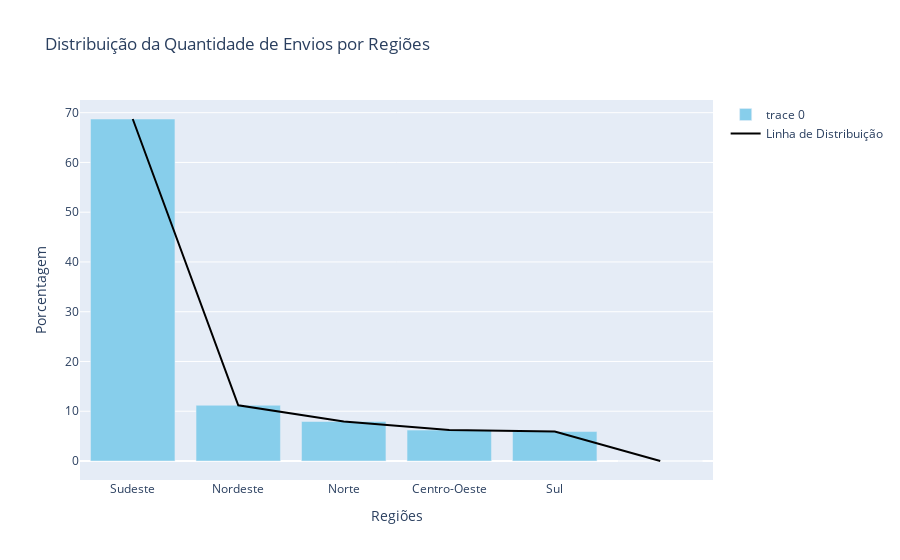

Here is the notebook cell this chart was saved with:
### Markdown cell above
**5. Distribuição de Envios por Regiões**

### Code cell
# Calculando a porcentagem de envios para cada região
porcentagens = round(df_regiao['Regiao'].value_counts(normalize=True) * 100, 2)

# Criando o gráfico de barras com o plotly
fig = go.Figure()

fig.add_trace(go.Bar(
    x=porcentagens.index,
    y=porcentagens.values,
    marker=dict(color='skyblue'),
    textposition='auto'
))

# Adicionando a linha de distribuição
fig.add_trace(go.Scatter(
    x=porcentagens.index,
    y=porcentagens.values,
    mode='lines',
    line=dict(color='black', width=2),  # Cor e largura da linha
    name='Linha de Distribuição'
))

# Adicionando rótulos e títulos
fig.update_layout(
    xaxis=dict(title='Regiões'),
    yaxis=dict(title='Porcentagem'),
    title='Distribuição da Quantidade de Envios por Regiões',
)

# Mostrando o gráfico
fig.show()

### Figure 1 — Plotly figure (JSON) as saved in the notebook; plotly's stock layout.template omitted (floating-point values rounded to 4 significant figures)
{"data": [{"marker": {"color": "skyblue"}, "textposition": "auto", "type": "bar", "x": ["Sudeste", "Nordeste", "Norte", "Centro-Oeste", "Sul", ""], "y": [68.73, 11.2, 7.94, 6.21, 5.92, 0]}, {"line": {"color": "black", "width": 2}, "mode": "lines", "name": "Linha de Distribuição", "type": "scatter", "x": ["Sudeste", "Nordeste", "Norte", "Centro-Oeste", "Sul", ""], "y": [68.73, 11.2, 7.94, 6.21, 5.92, 0]}], "layout": {"title": {"text": "Distribuição da Quantidade de Envios por Regiões"}, "xaxis": {"title": {"text": "Regiões"}}, "yaxis": {"title": {"text": "Porcentagem"}}}}
